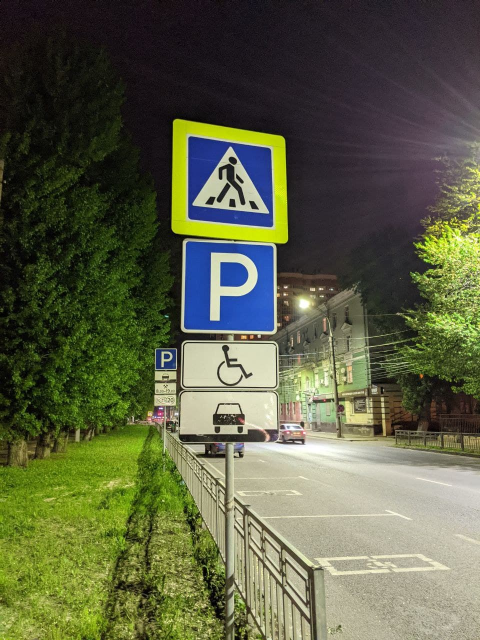
#> input picture images/images/luch.jpg, 960 x 1280 px, given in place of traffic.mp4, which was not available (shown at 1/2 size)
$ python main_video.py
#> lines starting #> are read from the running program, lines starting #| are printed output that depends on the picture; after the words box and inside, x2 and y2 are one past the last pixel; in counts of white or black regions, pixels touching at a corner belong together; pictures that were not available may be replaced by others from this repository, and a replacement may not be noted
import cv2 as cv


video = cv.VideoCapture('images/video/traffic.mp4')
try:
    while True:
        ret, frame = video.read()
#> frame is the input picture: shape (1280, 960, 3); mean B, G, R 69, 96, 91.9
        spisok = []

        frame_hsv = cv.cvtColor(frame, cv.COLOR_BGR2HSV)
#> frame_hsv: shape (1280, 960, 3); mean H, S, V 64.2, 104.2, 102.4

        frame_mask = cv.inRange(frame_hsv, (0, 162, 67), (255, 255, 255))
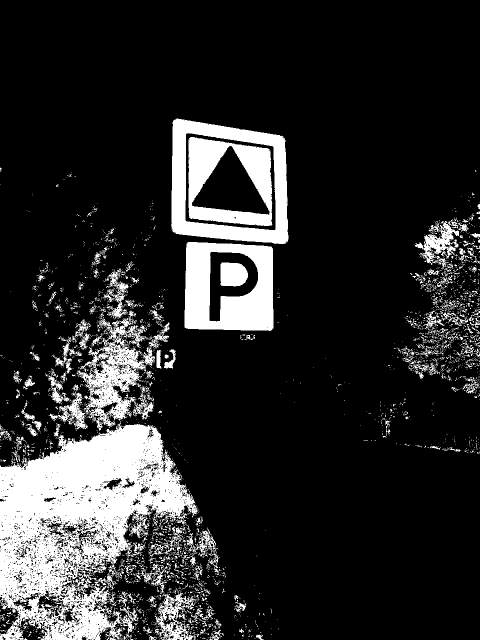
#> frame_mask: shape (1280, 960) (shown at 1/2 size); 16.8% white; 3346 white regions (3075 under 20 px), largest, box (x1, y1, x2, y2) and area: (0, 846, 395, 1280) 92549, (369, 484, 547, 662) 21542, (342, 237, 577, 488) 20793

        frame_dilate = cv.dilate(frame_mask, None, iterations=2)
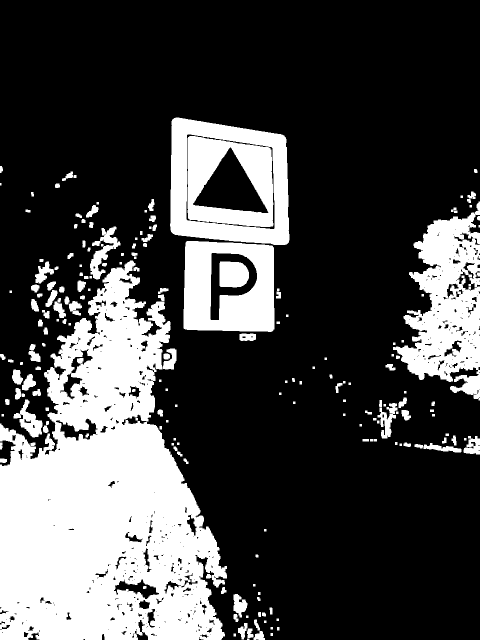
#> frame_dilate: shape (1280, 960) (shown at 1/2 size); 27.4% white; 190 white regions (3 under 20 px)

        contours, hierarchy = cv.findContours(frame_dilate.copy(), cv.RETR_EXTERNAL, cv.CHAIN_APPROX_SIMPLE)
#> contours = 185 contours, 53 with area under 20; largest, box (x1, y1, x2, y2) and area: (0, 521, 454, 1280) 214876, (340, 235, 579, 490) 53002, (786, 403, 960, 801) 38964, (367, 482, 549, 664) 31255, (180, 453, 241, 559) 2156
        sort = spisok
        for i in contours:
            area = cv.contourArea(i)

            if 400 < area < 10000:  # можно регулировать дальность
                sort.append(i)
#> this loop made 185 passes
#> area on passes 4, 5, 8: 240.5, 152, 282
#> after the loop, sort = 13 contours; largest, box (x1, y1, x2, y2) and area: (180, 453, 241, 559) 2156, (27, 799, 85, 875) 1754, (755, 806, 795, 877) 1119, (927, 872, 960, 909) 760, (467, 1188, 495, 1235) 730

        cv.drawContours(frame, sort, -1, (0, 23, 44), 2)
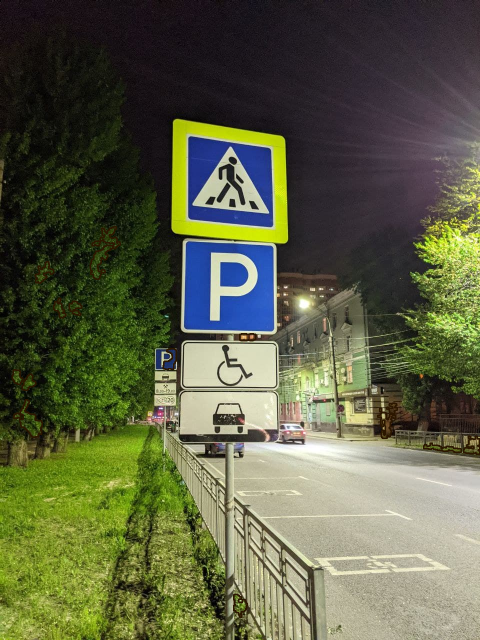
#> frame: shape (1280, 960, 3) (shown at 1/2 size); 0.65% of pixels changed, all inside (x1, y1, x2, y2) = (23, 452, 960, 1236)


        cv.imshow('frame', frame)
        if cv.waitKey(1) == 27:
#> (key Esc is pressed here)
            break


except:
    print('error')

    video.release()
    cv.destroyAllWindows()
